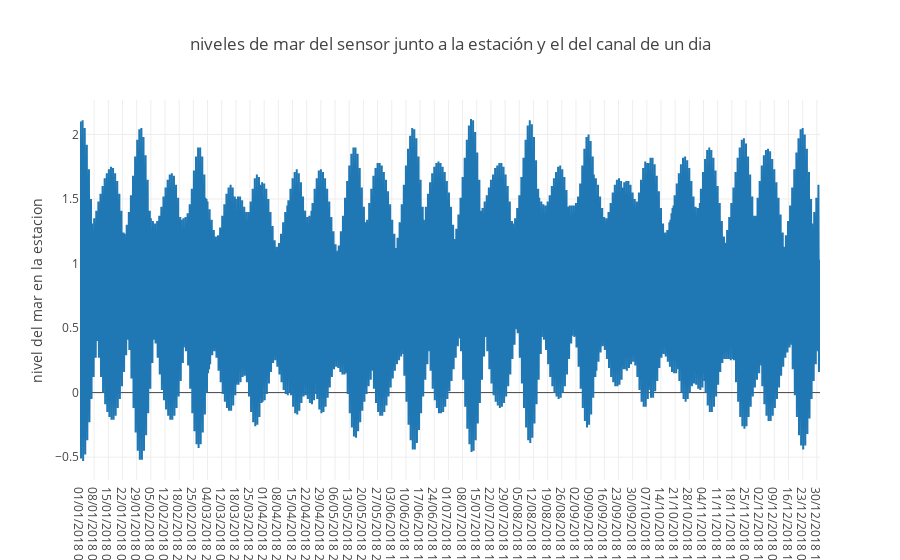

Notebook code cell kept with this figure:
### Code cell
#un dia fuera de linea
import plotly
import plotly.graph_objs as go

import plotly.offline as offline
import plotly.graph_objs as go

plotly.offline.init_notebook_mode(connected=True)



trace1 = go.Scatter(
    x=Ens['Fecha'],
    y=Ens['Prediccion m'],
    name='estacion',
)

data = [trace1]
layout = go.Layout(
    title=' niveles de mar del sensor junto a la estación y el del canal de un dia',
    yaxis=dict(
        title='nivel del mar en la estacion'
    ),
    yaxis2=dict(
        title='nivel del mar en el canal',
        titlefont=dict(
            color='rgb(148, 103, 189)'
        ),
        tickfont=dict(
            color='rgb(148, 103, 189)'
        ),
        overlaying='y',
        side='right'
    )
)

fig = go.Figure(data=data, layout=layout)
plot_url = offline.iplot(fig, filename='multiple-axes-double')

### Figure 1 — Plotly figure (JSON) as saved in the notebook; plotly's stock layout.template omitted (floating-point values rounded to 4 significant figures; data arrays with more than 128 entries replaced by an {"elided": "..."} marker saying what was removed)
{"data": [{"name": "estacion", "type": "scatter", "uid": "8dd2c7fa-d88c-11e8-ba27-14feb5fbf107", "x": {"elided": "1411 str values"}, "y": {"elided": "1411 float values"}}], "layout": {"title": " niveles de mar del sensor junto a la estación y el del canal de un dia", "yaxis": {"title": "nivel del mar en la estacion"}, "yaxis2": {"overlaying": "y", "side": "right", "tickfont": {"color": "rgb(148, 103, 189)"}, "title": "nivel del mar en el canal", "titlefont": {"color": "rgb(148, 103, 189)"}}}}
